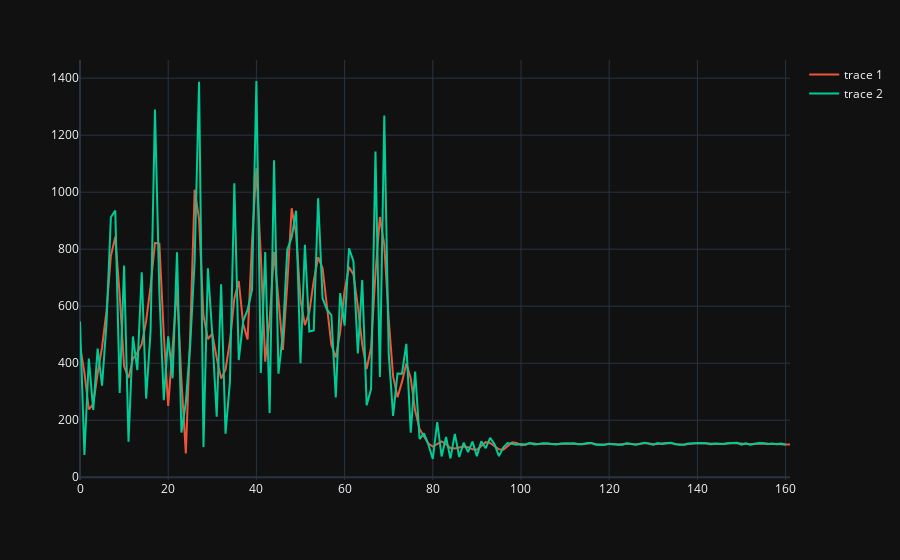
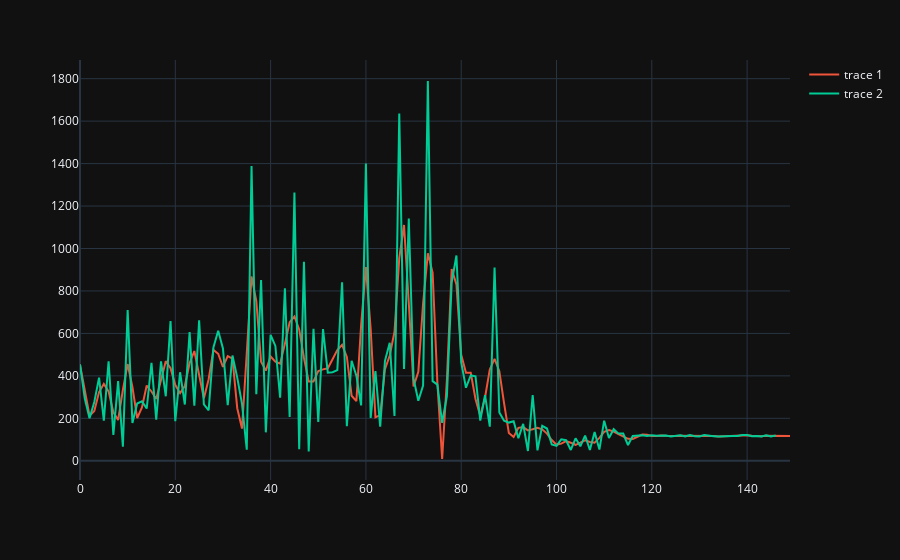

Here is the notebook cell these charts were saved with, in order:
### Markdown cell above
### Reconstrucción Wavelet

### Code cell
recons_anular = []
recons_indice = []
recons_medio = []

for coefs in coefs_anulares:
    senal_recons = reconstruccionWavelet(coefs,wavelet)
    recons_anular.append(senal_recons)

for coefs in coefs_indice:
    senal_recons = reconstruccionWavelet(coefs,wavelet)
    recons_indice.append(senal_recons)

for coefs in coefs_medio:
    senal_recons = reconstruccionWavelet(coefs,wavelet)
    recons_medio.append(senal_recons)


# grafico_comp2(recons_medio[1],recons_medio[2],recons_medio[0],recons_medio[3])
# graficar_listas(recons_medio[1],recons_indice[15])
# graficar_listas(recons_medio[2],recons_indice[23])
# graficar_listas(recons_medio[23],recons_indice[23])
grafico_comp2(recons_indice[1],muestras_rango_indice[1])
grafico_comp2(recons_medio[2],muestras_rango_medio[2])

### Figure 1 — Plotly figure (JSON) as saved in the notebook; plotly's stock layout.template omitted (floating-point values rounded to 4 significant figures; data arrays with more than 128 entries replaced by an {"elided": "..."} marker saying what was removed)
{"data": [{"hovertemplate": "<extra></extra>", "legendgroup": "", "line": {"color": "#636efa", "dash": "solid"}, "marker": {"symbol": "circle"}, "mode": "lines", "name": "", "orientation": "v", "showlegend": false, "type": "scatter", "xaxis": "x", "yaxis": "y"}, {"mode": "lines", "type": "scatter", "y": {"elided": "162 float values"}}, {"mode": "lines", "type": "scatter", "y": {"elided": "161 int values"}}], "layout": {"legend": {"tracegroupgap": 0}, "margin": {"t": 60}, "xaxis": {"anchor": "y", "domain": [0, 1]}, "yaxis": {"anchor": "x", "domain": [0, 1]}}}

### Figure 2 — Plotly figure (JSON) as saved in the notebook; plotly's stock layout.template omitted (floating-point values rounded to 4 significant figures; data arrays with more than 128 entries replaced by an {"elided": "..."} marker saying what was removed)
{"data": [{"hovertemplate": "<extra></extra>", "legendgroup": "", "line": {"color": "#636efa", "dash": "solid"}, "marker": {"symbol": "circle"}, "mode": "lines", "name": "", "orientation": "v", "showlegend": false, "type": "scatter", "xaxis": "x", "yaxis": "y"}, {"mode": "lines", "type": "scatter", "y": {"elided": "150 float values"}}, {"mode": "lines", "type": "scatter", "y": {"elided": "147 int values"}}], "layout": {"legend": {"tracegroupgap": 0}, "margin": {"t": 60}, "xaxis": {"anchor": "y", "domain": [0, 1]}, "yaxis": {"anchor": "x", "domain": [0, 1]}}}
